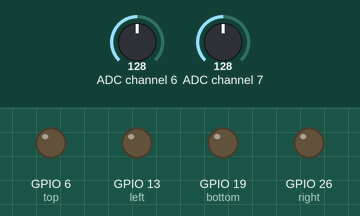
Recording of a program running on a simulated Raspberry Pi (BCM pin numbers). Parts: output pins drawn as LEDs (lit = HIGH). The inputs (shaded band) are chosen by the test bench; at power-on: ADC channel 6 = 128, ADC channel 7 = 128 (analog values on the 0–255 scale).

Above: at 1.2 s.
1.3 s: ADC channel 6 set to 107
At 2.0 s:
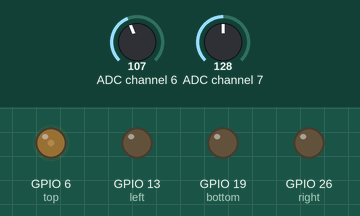
2.8 s: ADC channel 7 set to 107
At 4.0 s:
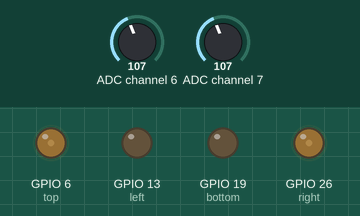
4.3 s: ADC channel 6 set to 113
At 5.5 s:
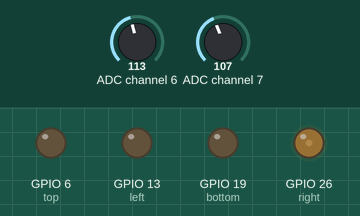
5.8 s: ADC channel 7 set to 87
At 6.5 s:
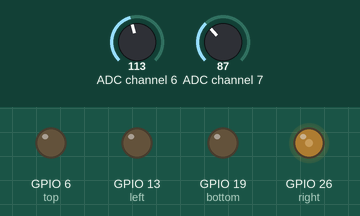
7.3 s: ADC channel 6 set to 178
At 7.9 s:
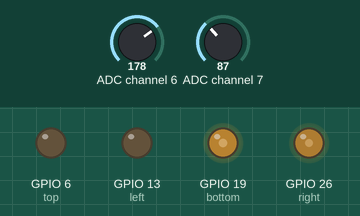
8.8 s: ADC channel 7 set to 133
At 10.0 s:
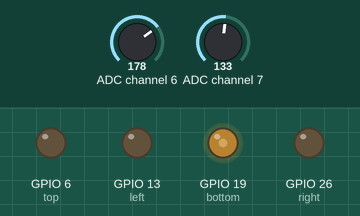
Timing chart, 0 to 11.3 s (numbered marks = the images above; inputs shaded):
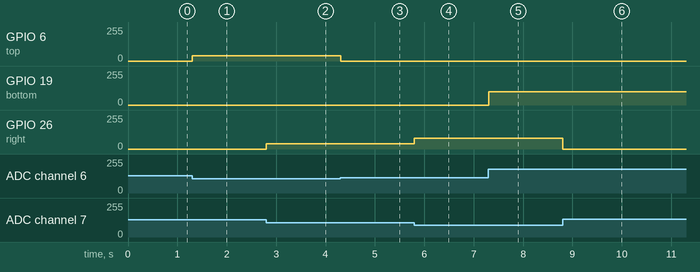

The program:

JoyLedCode.py
```python
from signal import signal, SIGTERM, SIGHUP, pause
from time import sleep
from smbus2 import SMBus
from gpiozero import PWMLED

bus = SMBus(1)
#                   A0    A1    A2    A3    A4    A5    A6    A7
ads7830_commands = (0x84, 0xc4, 0x94, 0xd4, 0xa4, 0xe4, 0xb4, 0xf4)
# we are using A6 for y and A7 for x

#GPIO Pins for each LED
top = PWMLED(6)
right = PWMLED(26)
left = PWMLED(13)
bottom = PWMLED(19)

def safe_exit(signum, frame):
    exit(1)

# read the value on adc module
def read_ads7830(input):
    bus.write_byte(0x4b, ads7830_commands[input])
    return bus.read_byte(0x4b)

# stick drift is done seperately due to my joystick having irregular stick drift
# to get rid of stick drift for x axis
def no_drift_x(input):
    value = read_ads7830(input)

    if value > 175 or value < 130:
        return value
    else:
        return 127

# to get rid of stick drift for y axis
def no_drift_y(input):
    value = read_ads7830(input)

    if value > 90 or value < 75:
        return value
    else:
        return 127

# helps with making the movement of the joystick make the led brighter with more "force" applied in the direction
def read_min(input, axis):
    while (True):
        if(axis == "x"):
            value = no_drift_x(input)
        else:
            value = no_drift_y(input)

        yield (127-value)/127 if value < 110 else 0

def read_max(input, axis):
    while (True):
        if(axis == "x"):
            value = no_drift_x(input)
        else:
            value = no_drift_y(input)

        yield (value - 128)/127 if value > 140 else 0

try:
    signal(SIGTERM, safe_exit)
    signal(SIGHUP, safe_exit)

    top.source    = read_min(6,"y") # 6 bc of y
    right.source  = read_min(7,"x") # 7 bc of x
    left.source   = read_max(7,"x") # 7 bc of x
    bottom.source = read_max(6,"y") # 6 bc of y

    sleep(0.1)
    pause()

except KeyboardInterrupt:
    pass

finally:
    # clear/clean up the leds so they shut down properly when program ends
    top.source = None
    top.close()
    right.source = None
    right.close()
    left.source = None
    left.close()
    bottom.source = None
    bottom.close()
```

Measured:
- after the input at 1.3 s, GPIO 6 (top): 0/255 → 40/255 at once
- after the input at 2.8 s, GPIO 26 (right): 0/255 → 40/255 at once
- after the input at 4.3 s, GPIO 6 (top): 40/255 → 0/255 at once
- after the input at 5.8 s, GPIO 26 (right): 40/255 → 80/255 at once
- after the input at 7.3 s, GPIO 19 (bottom): 0/255 → 100/255 at once
- after the input at 8.8 s, GPIO 26 (right): 80/255 → 0/255 at once
